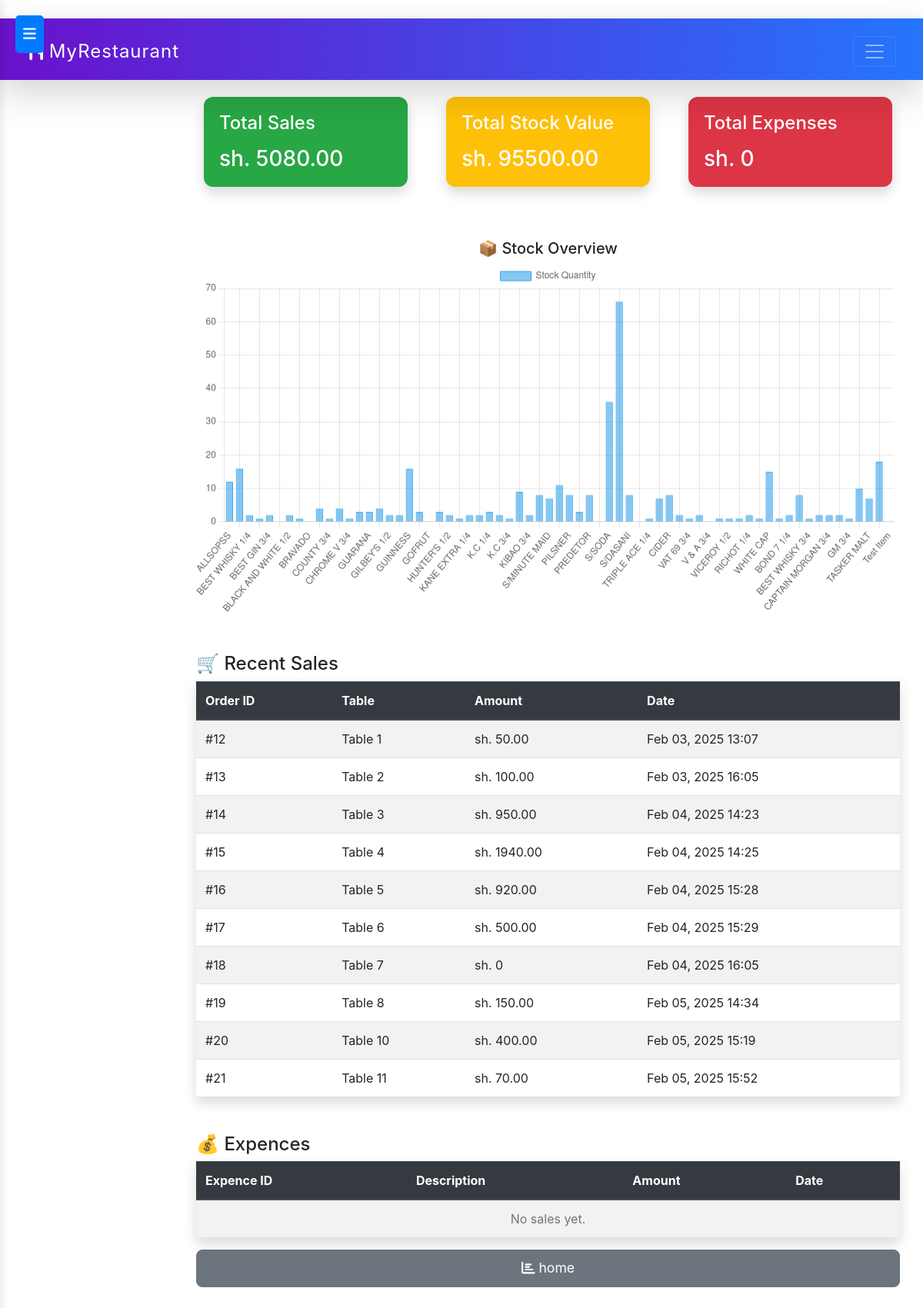
/summary/ (signed in), run on the app's committed database.
### pos/models.py (models this page shows, shortened)
class Order(models.Model):
    user = models.ForeignKey(User, on_delete=models.CASCADE, null=True, blank=True)  # Link to User model
    table_number = models.IntegerField()
    created_at = models.DateTimeField(auto_now_add=True)
    is_paid = models.BooleanField(default=False)
    def total_price(self):
        return sum(item.total_price() for item in self.order_items.all())

class OrderItem(models.Model):
    order = models.ForeignKey(Order, related_name='order_items', on_delete=models.CASCADE)
    item = models.ForeignKey(Item, on_delete=models.CASCADE)
    quantity = models.IntegerField()
    def total_price(self):
        return self.quantity * self.item.unit_price

class Item(models.Model):
    name = models.CharField(max_length=100)
    unit_price = models.DecimalField(max_digits=10, decimal_places=2)
    stock_quantity = models.IntegerField(default=0)

### pos/views.py (the view)
# urls.py: path('summary/', views.summary, name='summary'),
def summary(request):
    items = Item.objects.all()
    orders = Order.objects.all()  # Fetch all orders
    expenses = Expense.objects.all()  # Fetch all expenses
    start_date = request.GET.get('start_date')
    end_date = request.GET.get('end_date')
    if start_date and end_date:
        start_date = parse_date(start_date)
        end_date = parse_date(end_date)
        if start_date and end_date:
            orders = orders.filter(created_at__date__range=[start_date, end_date])
            expenses = expenses.filter(date__range=[start_date, end_date])  # Assuming `date` is the field for Expense
    total_stock_value = sum(item.unit_price * item.stock_quantity for item in items)
    total_expenses = sum(expense.amount for expense in expenses)
    total_sales = sum(order.total_price() for order in orders)
    stock_labels = [item.name for item in items]
    stock_values = [item.stock_quantity for item in items]
    expense_labels = [expense.description for expense in expenses]
    expense_values = [expense.amount for expense in expenses]
    return render(request, 'pos/summary.html', {
        'total_stock_value': total_stock_value,
        'total_expenses': total_expenses,
        'total_sales': total_sales,
        'stock_labels': stock_labels,
        'stock_values': stock_values,
        'expense_labels': expense_labels,
        'expense_values': expense_values,
        'orders': orders,  # Pass filtered orders
        'expenses': expenses
    })

### pos/templates/pos/summary.html (shortened to what this page needs)
{% extends 'pos/base.html' %}
{% load static %}
{% block content %}
    <link rel="stylesheet" href="https://cdn.jsdelivr.net/npm/daterangepicker/daterangepicker.css">
<div class="container mt-4">
    <h1 class="text-center mb-4">📊 Sales Summary</h1>
    <div class="row">
        <div class="col-md-4">
            <div class="card text-white bg-success shadow">
                <div class="card-body">
                    <h5 class="card-title">Total Sales</h5>
                    <p class="card-text h3">sh. {{ total_sales }}</p>
                </div>
            </div>
        </div>
        <div class="col-md-4">
            <div class="card text-white bg-warning shadow">
                <div class="card-body">
                    <h5 class="card-title">Total Stock Value</h5>
                    <p class="card-text h3">sh. {{ total_stock_value }}</p>
                </div>
            </div>
        </div>
        <div class="col-md-4">
            <div class="card text-white bg-danger shadow">
                <div class="card-body">
                    <h5 class="card-title">Total Expenses</h5>
                    <p class="card-text h3">sh. {{ total_expenses }}</p>
                </div>
            </div>
        </div>
    </div>
    <div class="row mt-5">
        <div class="col-md-12">
            <h5 class="text-center">📦 Stock Overview</h5>
            <canvas id="stockChart"></canvas>
        </div>
    </div>
    <div class="mt-5">
        <h4>🛒 Recent Sales</h4>
        <table class="table table-striped table-hover shadow">
            <thead class="thead-dark">
                <tr>
                    <th>Order ID</th>
                    <th>Table</th>
                    <th>Amount</th>
                    <th>Date</th>
                </tr>
            </thead>
            <tbody>
                {% for order in orders %}
                <tr>
                    <td>#{{ order.id }}</td>
                    <td>Table {{ order.table_number }}</td>
                    <td>sh. {{ order.total_price }}</td>
                    <td>{{ order.created_at|date:"M d, Y H:i" }}</td>
                </tr>
                {% empty %}
                <tr>
                    <td colspan="4" class="text-center text-muted">No sales yet.</td>
                </tr>
                {% endfor %}
            </tbody>
        </table>
    </div>
    <div class="mt-5">
        <h4>💰 Expences</h4>
        <table class="table table-striped table-hover shadow">
            <thead class="thead-dark">
                <tr>
                    <th>Expence ID</th>
                    <th>Description</th>
                    <th>Amount</th>
                    <th>Date</th>
                </tr>
            </thead>
            <tbody>
                {% for expens in expenses %}
                <tr>
                    <td>#{{ expens.id }}</td>
                    <td>Table {{ expens.description }}</td>
                    <td>sh. {{ expens.amount }}</td>
                    <td>{{ expens.date }}</td>
                </tr>
                {% empty %}
                <tr>
                    <td colspan="4" class="text-center text-muted">No sales yet.</td>
                </tr>
                {% endfor %}
            </tbody>
        </table>
        <a href="{% url 'home' %}" class="btn btn-secondary w-100 mb-3">
            <i class="fas fa-chart-bar"></i> home
        </a>
    </div>
</div>
<script>
    // Stock Chart
    var stockCtx = document.getElementById('stockChart').getContext('2d');
    new Chart(stockCtx, {
        type: 'bar',
        data: {
            labels: {{ stock_labels|safe }},
            datasets: [{
                label: 'Stock Quantity',
                data: {{ stock_values|safe }},
                backgroundColor: 'rgba(54, 162, 235, 0.6)',
                borderColor: 'rgba(54, 162, 235, 1)',
                borderWidth: 1
            }]
        },
        options: {
            responsive: true,
            scales: {
                y: { beginAtZero: true }
            }
        }
    });
    // Expense Chart
    var expenseCtx = document.getElementById('expenseChart').getContext('2d');
    new Chart(expenseCtx, {
        type: 'doughnut',
        data: {
            labels: {{ expense_labels|safe }},
            datasets: [{
                label: 'Expenses',
                data: {{ expense_values|safe }},
                backgroundColor: ['#FF6384', '#36A2EB', '#FFCE56', '#4CAF50', '#9C27B0'],
            }]
        },
        options: {
            responsive: true
        }
    });
</script>
    <link rel="stylesheet" href="{% static 'css/daterangepicker.css' %}">
{% endblock %}

### pos/templates/pos/base.html (style rules this page uses)
.card { background-color: #fff; border: none; border-radius: 12px; box-shadow: 0 4px 12px rgba(0, 0, 0, 0.1); overflow: hidden; margin-bottom: 20px; margin-left: 10px; margin-right: 10px; max-width: 300px; }
.card-body { padding: 20px; }
.card-title { font-size: 1.5rem; margin-bottom: 15px; }
.btn { font-size: 1.1rem; padding: 10px; border-radius: 8px; }
.w-100 { width: 100%; }
.container { padding-top: 30px; padding-bottom: 30px; }
.row { margin-bottom: 20px; }
.text-muted { margin-left: 20px; }

### data on the page
Order: id "12", table_number "1", total_price "50.00", created_at "Feb 03, 2025 13:07"
Order: id "13", table_number "2", total_price "100.00", created_at "Feb 03, 2025 16:05"
Order: id "14", table_number "3", total_price "950.00", created_at "Feb 04, 2025 14:23"
Order: id "15", table_number "4", total_price "1940.00", created_at "Feb 04, 2025 14:25"
Order: id "16", table_number "5", total_price "920.00", created_at "Feb 04, 2025 15:28"
Order: id "17", table_number "6", total_price "500.00", created_at "Feb 04, 2025 15:29"
Order: id "18", table_number "7", total_price "0", created_at "Feb 04, 2025 16:05"
Order: id "19", table_number "8", total_price "150.00", created_at "Feb 05, 2025 14:34"
Order: id "20", table_number "10", total_price "400.00", created_at "Feb 05, 2025 15:19"
Order: id "21", table_number "11", total_price "70.00", created_at "Feb 05, 2025 15:52"

### other printed values
{{ total_sales }} "5080.00"
{{ total_stock_value }} "95500.00"
{{ total_expenses }} "0"
chart data {{ stock_values|safe }} [12, 16, 2, 1, 2, 0, 2, 1, 0, 4, 1, 4, 1, 3, 3, 4, 2, 2, 16, 3, 0, 3, 2, 1, 2, 2, 3, 2, 1, 9, 2, 8, 7, 11, 8, 3, 8, 0, 36, 66, 8, 0, 1, 7, 8, 2, 1, 2, 0, 1, 1, 1, 2, 1, 15, 1, 2, 8, 1, 2, 2, 2, 1, 10, 7, 18, 0]
